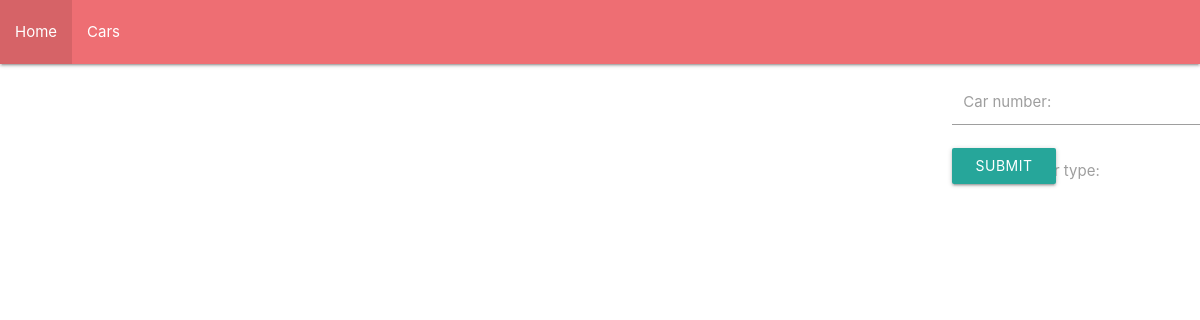
/car/, run on an earlier commit of the app's database.
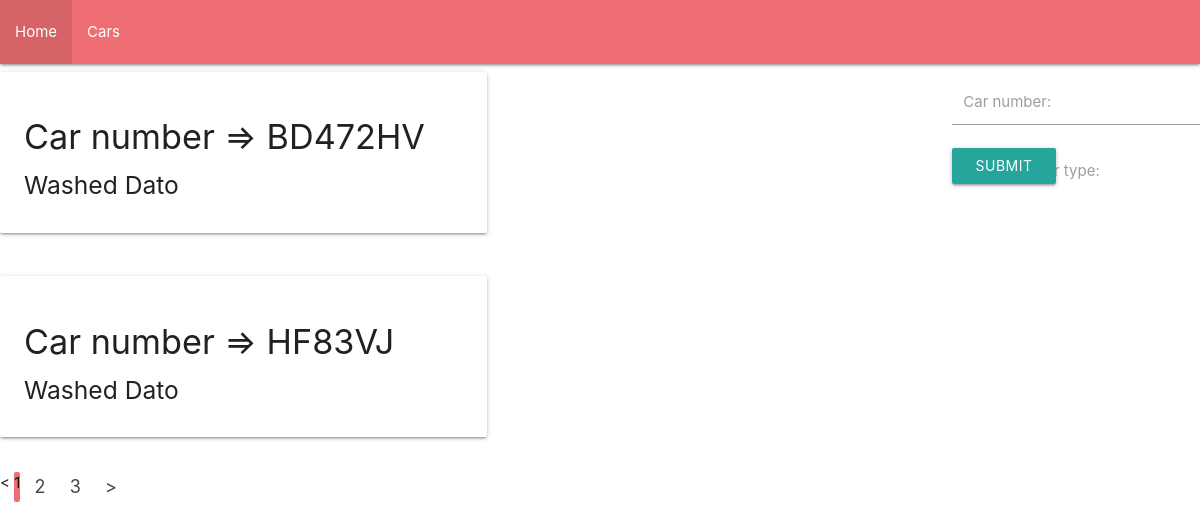
And on a later commit of the database.
### washapp/models.py (models this page shows, shortened)
class Car(models.Model):
    CarType=(
        ("SD", "Sedan"),
        ("HT", "Hatchback"),
        ("SP", "Sport"),
        ("CP", "Couple")
    )
    number=models.CharField(max_length=7)
    type=models.CharField(
        max_length=2,
        choices=CarType,
        default="")

class Order(models.Model):
    order_date=models.DateTimeField()
    finish_date=models.DateTimeField()
    price=models.IntegerField()
    washer=models.ForeignKey(Washer, on_delete=models.CASCADE, related_name="washer")
    car=models.ForeignKey(Car,on_delete=models.CASCADE, related_name="car")

class Washer(models.Model):
    name = models.CharField(max_length=30)
    surname = models.CharField(max_length=40)
    percentage = models.IntegerField()

### washapp/views.py (the view)
# urls.py: path('car/',views.car, name="car")
def car(request):
    car=Car.objects.all()
    page = request.GET.get('page', 1)
    paginator=Paginator(car,2)
    try:
        users=paginator.page(page)
    except PageNotAnInteger:
        users=paginator.page(1)
    except EmptyPage:
        users=paginator.page(paginator.num_pages)
    form=CarForm()
    if request.method=="POST":
        form=CarForm(request.POST)
        if form.is_valid():
            form.save()
    return render(request,"washapp/cars.html", {"users":users, "form":form})

### washapp/forms.py
class CarForm(forms.ModelForm):
    class Meta:
        model=Car
        fields="__all__"

### washapp/templates/washapp/cars.html (shortened to what this page needs)
{% extends "washapp/base.html" %}
{% block content %}
<form method="POST" class="right" novalidate>
  <div class="input-field col s6">
    {{ form.number }}
    <label for="id_car">Car number:</label>
  </div>
<div class="input-field col s6">
  <label for="id_wash_type">Choose a Car type:</label>
</div>
  <button class="btn waves-effect waves-light" type="submit" name="action">Submit
  </button>
</form>
{% for car in users %}
    <div class="col s12 m3 l3">
        <div class="row">
            <div class="col s12 m5">
              <div class="card">
                <div class="card-content">
                  <h4>Car number => {{car.number}}</h4>
                  {% for i in car.car.all %}
                    <h5>Washed {{i.washer.name}}</h5>
                  {% endfor %}
                </div>
              </div>
            </div>
          </div>
        </div>
{% endfor %}
{% if users.has_other_pages %}
  <ul class="pagination">
    {% if users.has_previous %}
      <li><a href="?page={{ users.previous_page_number }}"><</a></li>
    {% else %}
      <li class="disabled"><span><</span></li>
    {% endif %}
    {% for i in users.paginator.page_range %}
      {% if users.number == i %}
        <li class="active"><span>{{ i }} </span></li>
      {% else %}
        <li><a href="?page={{ i }}">{{ i }}</a></li>
      {% endif %}
    {% endfor %}
    {% if users.has_next %}
      <li><a href="?page={{ users.next_page_number }}">></a></li>
    {% else %}
      <li class="disabled"><span>></span></li>
    {% endif %}
  </ul>
{% endif %}
{% endblock %}

What changed in the data, as far as the page shows it:
added Car: number "BD472HV"
added Order: washer.name "Dato", shown under "BD472HV"
added Car: number "HF83VJ"
added Order: washer.name "Dato", shown under "HF83VJ"
Also different on the page:
new list line: "1"
new list line: "2"
new list line: "3"
